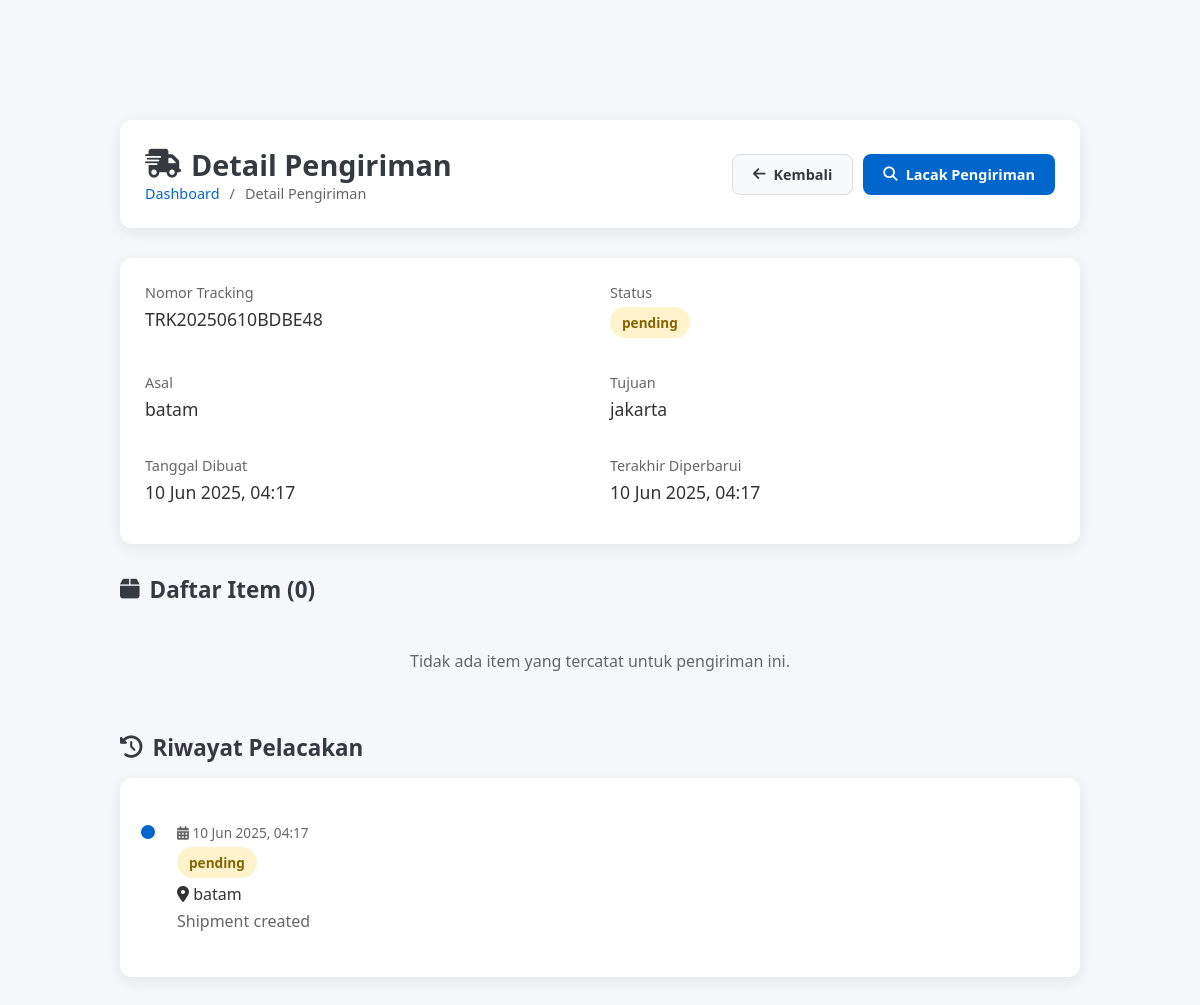
The page /user/view-shipment.php?id=15 (signed in) on the database its author committed.
### tables this page shows
CREATE TABLE `shipments` (
  `id` int(11) NOT NULL,
  `tracking_number` varchar(50) NOT NULL,
  `user_id` int(11) NOT NULL,
  `sender_name` varchar(100) NOT NULL,
  `sender_address` text NOT NULL,
  `sender_phone` varchar(20) NOT NULL,
  `receiver_name` varchar(100) NOT NULL,
  `receiver_address` text NOT NULL,
  `receiver_phone` varchar(20) NOT NULL,
  `package_type` varchar(50) NOT NULL,
  `weight` decimal(10,2) NOT NULL,
  `dimensions` varchar(50) NOT NULL,
  `status` enum('pending','in_transit','delivered','cancelled') DEFAULT 'pending',
  `estimated_delivery` date DEFAULT NULL,
  `actual_delivery` date DEFAULT NULL,
  `notes` text DEFAULT NULL,
  `created_at` timestamp NULL DEFAULT current_timestamp(),
  `updated_at` timestamp NULL DEFAULT current_timestamp() ON UPDATE current_timestamp()
);

CREATE TABLE `shipment_tracking` (
  `id` int(11) NOT NULL,
  `shipment_id` int(11) NOT NULL,
  `status` enum('pending','in_transit','delivered','cancelled') NOT NULL,
  `location` varchar(100) NOT NULL,
  `description` text NOT NULL,
  `created_at` timestamp NULL DEFAULT current_timestamp()
);

### user/view-shipment.php (the view, shortened to what this page needs)
<?php
$pdo = Database::getInstance()->getConnection();
$user = getUserData();
$shipment_id = $_GET['id'] ?? null;
$stmt = $pdo->prepare("
    SELECT s.*, COUNT(sd.id) as item_count
    FROM shipments s
    LEFT JOIN shipment_details sd ON s.id = sd.shipment_id
    WHERE s.id = ? AND s.user_id = ?
    GROUP BY s.id
");
$stmt->execute([$shipment_id, $user['id']]);
$shipment = $stmt->fetch();
$stmt = $pdo->prepare("SELECT * FROM shipment_details WHERE shipment_id = ?");
$stmt->execute([$shipment_id]);
$items = $stmt->fetchAll();
$stmt = $pdo->prepare("SELECT * FROM shipment_tracking WHERE shipment_id = ? ORDER BY created_at DESC");
$stmt->execute([$shipment_id]);
$tracking_history = $stmt->fetchAll();
?>
<!DOCTYPE html>
<html lang="id">
<head>
    <link rel="stylesheet" href="https://cdnjs.cloudflare.com/ajax/libs/font-awesome/6.4.0/css/all.min.css">
</head>
<body>
    <div class="container">
        <div class="page-header">
            <div>
                <h1 class="page-title">
                    <i class="fas fa-shipping-fast"></i>
                    Detail Pengiriman
                </h1>
                <div class="breadcrumb">
                    <a href="user-dashboard.php">Dashboard</a>
                    <span>/</span>
                    <span>Detail Pengiriman</span>
                </div>
            </div>
            <div class="action-buttons">
                <a href="user-dashboard.php" class="btn btn-secondary">
                    <i class="fas fa-arrow-left"></i>
                    Kembali
                </a>
                <a href="track-shipment.php?tracking=<?php echo urlencode($shipment['tracking_number']); ?>" class="btn btn-primary">
                    <i class="fas fa-search"></i>
                    Lacak Pengiriman
                </a>
            </div>
        </div>
        <div class="shipment-details">
            <div class="detail-grid">
                <div class="detail-item">
                    <div class="detail-label">Nomor Tracking</div>
                    <div class="detail-value"><?php echo htmlspecialchars($shipment['tracking_number']); ?></div>
                </div>
                <div class="detail-item">
                    <div class="detail-label">Status</div>
                    <div class="detail-value">
                        <span class="status-badge status-<?php echo strtolower($shipment['status']); ?>">
                            <?php echo htmlspecialchars($shipment['status']); ?>
                        </span>
                    </div>
                </div>
                <div class="detail-item">
                    <div class="detail-label">Asal</div>
                    <div class="detail-value"><?php echo htmlspecialchars($shipment['sender_address']); ?></div>
                </div>
                <div class="detail-item">
                    <div class="detail-label">Tujuan</div>
                    <div class="detail-value"><?php echo htmlspecialchars($shipment['receiver_address']); ?></div>
                </div>
                <div class="detail-item">
                    <div class="detail-label">Tanggal Dibuat</div>
                    <div class="detail-value"><?php echo date('d M Y, H:i', strtotime($shipment['created_at'])); ?></div>
                </div>
                <div class="detail-item">
                    <div class="detail-label">Terakhir Diperbarui</div>
                    <div class="detail-value"><?php echo date('d M Y, H:i', strtotime($shipment['updated_at'])); ?></div>
                </div>
            </div>
        </div>
        <h2 class="section-title">
            <i class="fas fa-box"></i>
            Daftar Item (<?php echo count($items); ?>)
        </h2>
        <?php if (count($items) > 0): ?>
            <table class="items-table">
                <thead>
                    <tr>
                        <th>Nama Item</th>
                        <th>Jumlah</th>
                        <th>Berat (kg)</th>
                        <th>Deskripsi</th>
                    </tr>
                </thead>
                <tbody>
                    <?php foreach ($items as $item): ?>
                        <tr>
                            <td><?php echo htmlspecialchars($item['item_name']); ?></td>
                            <td><?php echo htmlspecialchars($item['quantity']); ?></td>
                            <td><?php echo htmlspecialchars($item['weight']); ?></td>
                            <td><?php echo htmlspecialchars($item['description']); ?></td>
                        </tr>
                    <?php endforeach; ?>
                </tbody>
            </table>
        <?php else: ?>
            <div class="empty-state">
                <p>Tidak ada item yang tercatat untuk pengiriman ini.</p>
            </div>
        <?php endif; ?>
        <h2 class="section-title">
            <i class="fas fa-history"></i>
            Riwayat Pelacakan
        </h2>
        <div class="tracking-timeline">
            <?php if (count($tracking_history) > 0): ?>
                <?php foreach ($tracking_history as $tracking): ?>
                    <div class="timeline-item">
                        <div class="timeline-date">
                            <i class="fas fa-calendar-alt"></i>
                            <?php echo date('d M Y, H:i', strtotime($tracking['created_at'])); ?>
                        </div>
                        <div class="timeline-status">
                            <span class="status-badge status-<?php echo strtolower($tracking['status']); ?>">
                                <?php echo htmlspecialchars($tracking['status']); ?>
                            </span>
                        </div>
                        <div class="timeline-location">
                            <i class="fas fa-map-marker-alt"></i>
                            <?php echo htmlspecialchars($tracking['location']); ?>
                        </div>
                        <div class="timeline-description">
                            <?php echo htmlspecialchars($tracking['description']); ?>
                        </div>
                    </div>
                <?php endforeach; ?>
            <?php else: ?>
                <div class="empty-state">
                    <p>Belum ada riwayat pelacakan untuk pengiriman ini.</p>
                </div>
            <?php endif; ?>
        </div>
    </div>
</body>
</html>

### user/view-shipment.php (style rules this page uses)
:root { --primary-color: #0066cc; --secondary-color: #f8f9fa; --success-color: #28a745; --warning-color: #ffc107; --danger-color: #dc3545; --info-color: #17a2b8; --dark-color: #343a40; }
* { margin: 0; padding: 0; box-sizing: border-box; font-family: 'Segoe UI', Tahoma, Geneva, Verdana, sans-serif; }
body { background-color: #f5f7fa; color: #333; padding-top: 80px; }
.container { max-width: 1000px; margin: 20px auto; padding: 20px; }
.page-header { background: white; padding: 25px; border-radius: 12px; box-shadow: 0 4px 15px rgba(0, 0, 0, 0.08); margin-bottom: 30px; display: flex; justify-content: space-between; align-items: center; }
.page-title { font-size: 1.8rem; font-weight: bold; color: var(--dark-color); display: flex; align-items: center; gap: 10px; }
.breadcrumb { display: flex; align-items: center; gap: 10px; color: #666; font-size: 0.9rem; }
.breadcrumb a { color: var(--primary-color); text-decoration: none; }
.action-buttons { display: flex; gap: 10px; }
.btn { padding: 10px 20px; border: none; border-radius: 8px; cursor: pointer; font-size: 0.9rem; font-weight: 600; transition: all 0.3s; display: inline-flex; align-items: center; gap: 8px; text-decoration: none; }
.btn-primary { background-color: var(--primary-color); color: white; }
.btn-secondary { background-color: var(--secondary-color); color: var(--dark-color); border: 1px solid #ddd; }
.shipment-details { background: white; padding: 25px; border-radius: 12px; box-shadow: 0 4px 15px rgba(0, 0, 0, 0.08); margin-bottom: 30px; }
.detail-grid { display: grid; grid-template-columns: repeat(auto-fit, minmax(300px, 1fr)); gap: 20px; }
.detail-item { margin-bottom: 15px; }
.detail-label { font-size: 0.9rem; color: #666; margin-bottom: 5px; }
.detail-value { font-size: 1.1rem; font-weight: 500; }
.status-badge { display: inline-block; padding: 6px 12px; border-radius: 20px; font-size: 0.85rem; font-weight: 600; }
.status-pending { background-color: #fff3cd; color: #856404; }
.section-title { font-size: 1.4rem; font-weight: 600; margin: 30px 0 15px; color: var(--dark-color); display: flex; align-items: center; gap: 10px; }
.tracking-timeline { background: white; padding: 25px; border-radius: 12px; box-shadow: 0 4px 15px rgba(0, 0, 0, 0.08); }
.timeline-item { position: relative; padding: 20px 0 20px 30px; border-left: 2px solid #ddd; }
.timeline-item:last-child { border-left: 2px solid transparent; }
.timeline-item::before { content: ''; position: absolute; left: -8px; top: 20px; width: 14px; height: 14px; border-radius: 50%; background: var(--primary-color); border: 2px solid white; }
.timeline-date { font-size: 0.85rem; color: #666; margin-bottom: 5px; }
.timeline-status { margin-bottom: 5px; }
.timeline-location { font-weight: 500; margin-bottom: 5px; }
.timeline-description { color: #666; }
.empty-state { text-align: center; padding: 30px; color: #666; }

### rows shown on the page
shipments: tracking_number "TRK20250610BDBE48", status "pending", sender_address "batam", receiver_address "jakarta", created_at "10 Jun 2025, 04:17", updated_at "10 Jun 2025, 04:17"
shipment_tracking: created_at "10 Jun 2025, 04:17", status "pending", location "batam", description "Shipment created"

### other values the page prints
count($items) "0"
